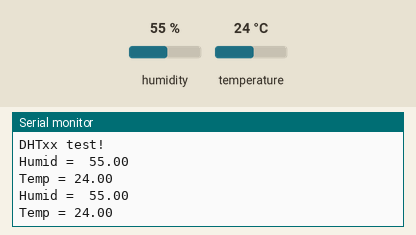
Recording of a sketch running on a simulated Arduino Uno, built with avr-gcc and run on an emulated ATmega328P. Shown: the last lines printed to the serial monitor. The test bench sets the inputs (shaded band); at power-on: humidity 55 %, temperature 24 °C.

Above: at 4.8 s.
4.9 s: humidity set to 22 %
At 7.0 s:
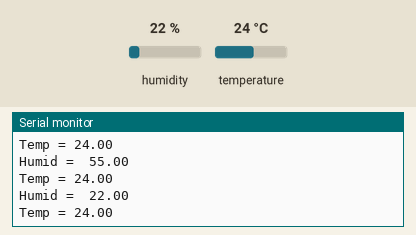
7.9 s: temperature set to 12 °C
At 8.8 s:
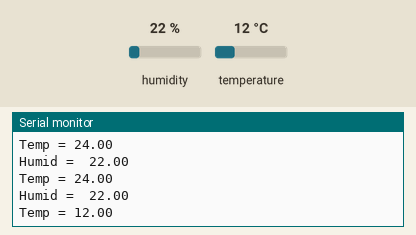
10.9 s: humidity set to 40 %
At 13.5 s:
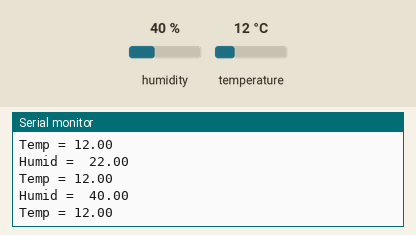
Timing chart, 0 to 15.0 s (numbered marks = the images above; inputs shaded):
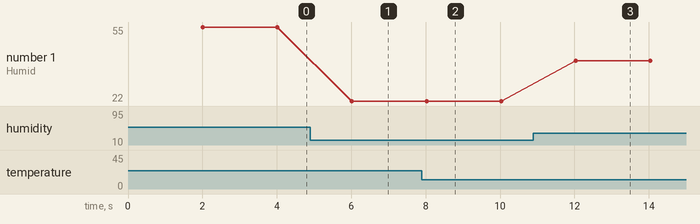

Measured:
- after the input at 4.9 s, the serial monitor: prints a new line after 1.1 s (image 1)
- after the input at 7.9 s, the serial monitor: prints a new line after 0.13 s (image 2)
- after the input at 10.9 s, the serial monitor: prints a new line after 1.1 s (image 3)
- plotted number 1: 55 → 22 after the input at 4.9 s, 22 → 40 after the input at 10.9 s

The sketch:

DHT22.ino
```cpp
#include "DHT.h"

#define DHTPIN 12
#define DHTTYPE DHT22
DHT dht(DHTPIN, DHTTYPE);

void setup() {
  Serial.begin(115200);
  Serial.println(F("DHTxx test!"));

  dht.begin();
}

void loop() {
  delay(2000);

  float h = dht.readHumidity();
  float t = dht.readTemperature();

  Serial.print("Humid =  ");
  Serial.println(h);
  Serial.print("Temp = ");
  Serial.println(t);

}
```
